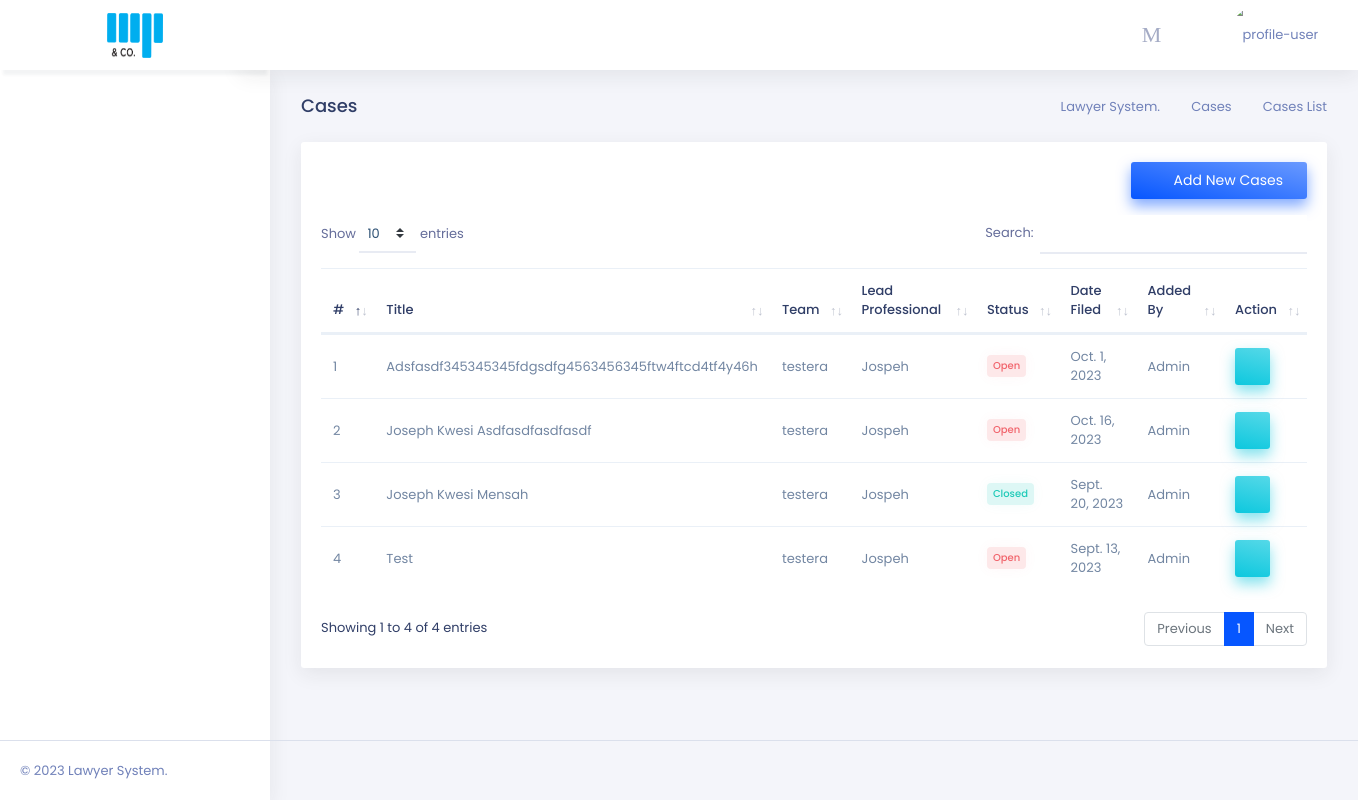
Screenshot of /cases/list/ with the database file from the repository.
### cases/models.py (models this page shows, shortened)
class Case(models.Model):
    name = models.CharField(max_length=350)
    description = RichTextField(blank=True,null=True)
    category = models.ManyToManyField(Category, blank = True)
    court_number = models.CharField(max_length=250, null=True, blank=True)
    suit_number = models.CharField(max_length=250,null=True,blank=True)
    case_number = models.CharField(max_length=250, null=True, blank=True)
    representative = models.ForeignKey(
        Representative, null=True,blank=True ,on_delete=models.SET_NULL)
    lead_professional=models.ForeignKey('lawyers.Lawyer',related_name='lead_professional' ,null=True,on_delete=models.SET_NULL)
    confidential=models.BooleanField(default=False)
    team=models.ForeignKey('lawyers.Team',null=True, on_delete=models.SET_NULL)
    type=models.ForeignKey(CaseType,null=True, on_delete=models.SET_NULL)
    lawyer = models.ManyToManyField("lawyers.Lawyer", blank=True)
    staff = models.ManyToManyField("lawyers.OtherStaff", blank=True)
    chinese_wall=models.BooleanField(default=False)
    client = models.ManyToManyField('clients.Client')
    date_updated = models.DateTimeField(auto_now=True)
    date_added = models.DateTimeField(auto_now=False)
    date_received = models.DateTimeField(default=now,editable=True)
    court = models.ForeignKey(Court, null=True, on_delete=models.SET_NULL)
    closed = models.BooleanField(default=False)
    archived = models.BooleanField(default=False)
    comments = GenericRelation(Comment)
    added_by = models.ForeignKey("lawyers.user", on_delete=models.CASCADE)
    """Model definition for Case."""
    class Meta:
        verbose_name = 'Case'
        verbose_name_plural = 'Cases'
    def get_absolute_url(self):
        return reverse("cases:case_detail", kwargs={"pk": self.pk})

### lawyers/models.py (models this page shows, shortened)
class Team(models.Model):
    name=models.CharField(max_length=250)
    practice_head=models.ForeignKey(Lawyer,null=True , related_name="practice_head",on_delete=models.SET_NULL)
    team_leader=models.ForeignKey(Lawyer,null=True , related_name="leader",on_delete=models.SET_NULL)
    date_created=models.DateTimeField(auto_now=False,null=True)
    lawyer=models.ManyToManyField(Lawyer)
    support_staff=models.ManyToManyField(OtherStaff)
    description= RichTextField(blank=True,null=True)
    avatar=models.ImageField(null=True,blank=True,upload_to='team_avi/')
    class Meta:
        verbose_name = 'Team'
        verbose_name_plural = 'Teams'
        ordering = ['name']
    def __str__(self):
        return self.name

class Lawyer(models.Model):
    user = models.OneToOneField("User", on_delete=models.CASCADE)
    bar_number = models.IntegerField(unique=True)
    lawyer_status = models.ForeignKey(
        LawyerStatus, null=True, on_delete=models.SET_NULL)
    per_hour_charge = models.FloatField(null=True, blank=True)
    class Meta:
        verbose_name = 'Lawyer'
        verbose_name_plural = 'Lawyers'
        ordering = ['user']
    def __str__(self):
        full_name = "{} {}".format(self.user.first_name, self.user.last_name)
        return full_name

class User(AbstractUser):
    avatar = models.ImageField(
        upload_to="avatars/", null=True, blank=True)
    phone = models.CharField(default="", max_length=50)
    team=models.ForeignKey('lawyers.Team',null=True, on_delete=models.SET_NULL) #added team: 13.04.2021
    is_lawyer = models.BooleanField(default=False)

### cases/views.py (the view)
# urls.py: path('cases/list/', CaseList.as_view(), name='case_list'),
class CaseList(ListView):
    model = Case
    template_name = "cases/case_list_view.html"
    def get_context_data(self, **kwargs):
        context = super(CaseList, self).get_context_data(**kwargs)
        context['form'] = CaseForms(self.request.POST or None)
        context['chinese_form'] = ChineseWallForm(self.request.POST or None)
        context['process_form'] = ProcessForm(self.request.POST or None)
        context['case_list']=Case.objects.all().order_by('-pk')
        return context

### cases/forms.py
class ChineseWallForm(forms.ModelForm):
    chinese_lawyer = forms.ModelMultipleChoiceField(required=False,widget=forms.SelectMultiple(
            attrs={'id':'chinese_lawyer','class':'form-control' }),help_text="Please Select Lawyers who can access the case" ,queryset=Lawyer.objects.order_by('user__first_name'))
    chinese_staff = forms.ModelMultipleChoiceField(required=False,widget=forms.SelectMultiple(
            attrs={'id':'chinese_staff','class':'form-control' }),help_text="Please other staff who can access the case (Optional)" ,queryset=OtherStaff.objects.order_by('user__first_name'))
    class Meta:
        model = ChineseWall
        fields = ('chinese_lawyer', 'chinese_staff')

### accounts/templatetags/auth_extras.py (called while the page is built)
@register.filter(name='has_group')
def has_group(user, group_name):
    group = Group.objects.get(name=group_name)
    return True if group in user.groups.all() else False

### cases/context_processors.py (called while the page is built)
def get_lawyer(user):
    try:
        qs=Lawyer.objects.get(user=user)
        return qs
    except :
        return None

### cases/models.py (called while the page is built)
    def __str__(self):
        return self.title

    def __str__(self):
        return self.name

    def __str__(self):
        full_path = [self.name]
        k = self.parent
        if k is not None:
            full_path.append(k.name)
        return ' / '.join(full_path[::1])

### clients/models.py (called while the page is built)
    def __str__(self):
        try:
            return self.name
        except Exception:
            return "None"

### lawyers/models.py (called while the page is built)
    def __str__(self):
        full_name = "{} {}".format(self.user.first_name, self.user.last_name)
        return full_name

### templates/cases/case_list_view.html (shortened to what this page needs)
{% extends 'base.html' %}
{% load static %}
{% load auth_extras %}
{% load crispy_forms_tags  %}
{% block content %}
<div class="page-content">
    <div class="container-fluid">
        <div class="row">
            <div class="col-sm-12">
                <div class="page-title-box">
                    <div class="float-right">
                        <ol class="breadcrumb">
                            <li class="breadcrumb-item"><a href="/">Lawyer System. </a> </li>
                            <li class="breadcrumb-item"><a href="{% url 'cases:case_list' %}">Cases</a></li>
                            <li class="breadcrumb-item active">Cases List</li>
                        </ol>
                    </div>
                    <h4 class="page-title">Cases</h4>
                </div>
            </div>
        </div>
        <div class="row">
            <div class="col-12">
                <div class="card">
                    <div class="card-body">
                        <button class="btn btn-gradient-primary px-4 float-right mt-0 mb-3" data-toggle="modal"
                            data-target=".bd-example-modal-xl"><i class="mdi mdi-plus-circle-outline mr-2"></i>Add New Cases</button>
                        <div class="table-responsive dash-social">
                            <table id="datatable" class="table">
                                <thead>
                                    <tr>
                                        <th>#</th>
                                        <th>Title</th>
                                        <th>Team</th>
                                        <th>Lead Professional</th>
                                        <th>Status</th>
                                        <th>Date Filed</th>
                                        <th>Added By</th>
                                        <th>Action</th>
                                    </tr>
                                </thead>
                                <tbody>
                                    {% for case  in  case_list %}
                                    <tr>
                                        <td>{{forloop.counter}}</td>
                                        <td>
                                            {{case.name|title}}
                                        <td>{{case.team}}</td>
                                        <td>{{case.lead_professional}}</td>
                                        {% if case.closed %}
                                        <td> <span class="badge badge-md   badge-soft-success">Closed</span>
                                        </td>
                                        {% else %}
                                        <td> <span class="badge badge-md   badge-soft-danger">Open</span>
                                        </td>
                                        {% endif %}
                                        <td> {{case.date_added|date}}</td>
                                        <td>{{case.added_by|title}}</td>
                                        <td>
                                            <a href="{{case.get_absolute_url}}"
                                                class="btn btn-gradient-secondary waves-effect waves-light"><i
                                                    class="mdi mdi-eye"></i></a>
                                        </td>
                                    </tr>
                                    {% endfor %}
                                </tbody>
                            </table>
                        </div>
                    </div>
                    </div>
                </div>
            </div>
        </div>
    </div>
    {% endblock content %}

### templates/base.html (shortened to what this page needs)
<!DOCTYPE html>
{% load static %}
<html lang="en">
<head>
    <link href="{% static './assets/plugins/datatables/dataTables.bootstrap4.min.css' %}" rel="stylesheet" type="
        text/css" />
    <link href="{% static './assets/plugins/datatables/buttons.bootstrap4.min.css' %}" rel="stylesheet"
        type="text/css" />
    <link href="{% static './assets/plugins/datatables/responsive.bootstrap4.min.css' %}" rel="stylesheet"
        type="text/css" />
    <link href="{% static './assets/css/bootstrap.min.css' %} " rel="stylesheet" type="text/css" />
    <link rel="stylesheet" href="{% static 'chat/style.css' %}" />
    <link href="{% static './assets/plugins/daterangepicker/daterangepicker.css' %}" rel="stylesheet" />
    <link href="{% static './assets/plugins/bootstrap-colorpicker/css/bootstrap-colorpicker.css' %}" rel="stylesheet"
        type="text/css" />
    <link href="{% static './assets/plugins/bootstrap-touchspin/css/jquery.bootstrap-touchspin.min.css' %}"
        rel="stylesheet" />
    <link href="{% static './assets/css/bootstrap.min.css' %} " rel="stylesheet" type="text/css" />
    <link href="{% static './assets/css/icons.css' %}" rel="stylesheet" type="text/css" />
    <link href="{% static './assets/css/metisMenu.min.css' %} " rel="stylesheet" type="text/css" />
    <link href="{% static './assets/css/style.css' %} " rel="stylesheet" type="text/css" />
    <link href="{% static './assets/select2/select2.min.css' %} " rel="stylesheet" type="text/css" />
    <link rel="stylesheet" href="{% static 'dropzone.min.css' %}" type="text/css" />
</head>
{% include 'header.html' %}
{% block content %}
{% endblock content %}
{% include 'footer.html' %}

### templates/header.html (shortened to what this page needs)
{% load static %}
{% load auth_extras %}
{% load notification_tags %}
<body id='body'>
    <div class="topbar">
        <div class="topbar-left">
            {% if request.user|has_group:"Accounts" %}
            <a href="{% url 'account_dash' %}" class="logo">
                <span>
                    <img src="{% static './assets/images/logo.png' %}" alt="logo-small"
                        style="width: 56px;height:45px;">
                </span>
            </a>
            {% else %}
            <a href="/" class="logo">
                <span>
                    <img src="{% static './assets/images/logo.png' %}" alt="logo-small"
                        style="width: 56px;height:45px;">
                </span>
            </a>
            {% endif %}
        </div>
        <nav class="navbar-custom">
            <ul class="list-unstyled topbar-nav float-right mb-0">
                <li class="dropdown notification-list">
                    <a class="nav-link dropdown-toggle arrow-none waves-light waves-effect"
                        href="{% url 'cases:calendar'%}">
                        <i class="dripicons-calendar noti-icon"></i>
                    </a>
                </li>
                <li class="dropdown notification-list">
                    <a class="nav-link dropdown-toggle arrow-none waves-light waves-effect" data-toggle="dropdown"
                        href="#" role="button" aria-haspopup="false" aria-expanded="false">
                        <i class="dripicons-message noti-icon"></i>
                    </a>
                </li>
                <li class="dropdown">
                    <a class="nav-link dropdown-toggle waves-effect waves-light nav-user" data-toggle="dropdown"
                        href="#" role="button" aria-haspopup="false" aria-expanded="false">
                        {% if user.avatar %}
                            <img src="{{user.avatar.url}}" alt="profile-user" class="rounded-circle" />
                        {% else %}
                        <img src="{% static './assets/images/user.png' %}" alt="profile-user" class="rounded-circle" />
                        {% endif %}
                        <span class="ml-1 nav-user-name hidden-sm">
                            <i class=" mdi mdi-chevron-down"></i> </span>
                    </a>
                </li>
            </ul>
            <ul class="list-unstyled topbar-nav mb-0">
                <li>
                    <button class="button-menu-mobile nav-link waves-effect waves-light">
                        <i class="dripicons-menu nav-icon"></i>
                    </button>
                </li>
            </ul>
        </nav>
    </div>
    <div class="page-wrapper">
        <div class="left-sidenav">
        </div>

### templates/messages/messages.html (shortened to what this page needs)
{% load static %}

### templates/cases/add_case.html (shortened to what this page needs)
{% load crispy_forms_tags %}

### templates/footer.html (shortened to what this page needs)
{% load static %}
<footer class="footer text-center text-sm-left">
    &copy; {% now "Y"%} Lawyer System.
</footer>
</div>
</body>
</html>

### templates/js_snippets.html (shortened to what this page needs)
{% load static %}

### static/chat/style.css (style rules this page uses)
body { font-size: 15px; }

### rows the page displays
Case: name "Adsfasdf345345345fdgsdfg4563456345ftw4ftcd4tf4y46h", team "testera", lead_professional "Jospeh", closed "Open", date_added "Oct. 1, 2023", added_by "Admin"
Case: name "Joseph Kwesi Asdfasdfasdfasdf", team "testera", lead_professional "Jospeh", closed "Open", date_added "Oct. 16, 2023", added_by "Admin"
Case: name "Joseph Kwesi Mensah", team "testera", lead_professional "Jospeh", closed "Closed", date_added "Sept. 20, 2023", added_by "Admin"
Case: name "Test", team "testera", lead_professional "Jospeh", closed "Open", date_added "Sept. 13, 2023", added_by "Admin"
